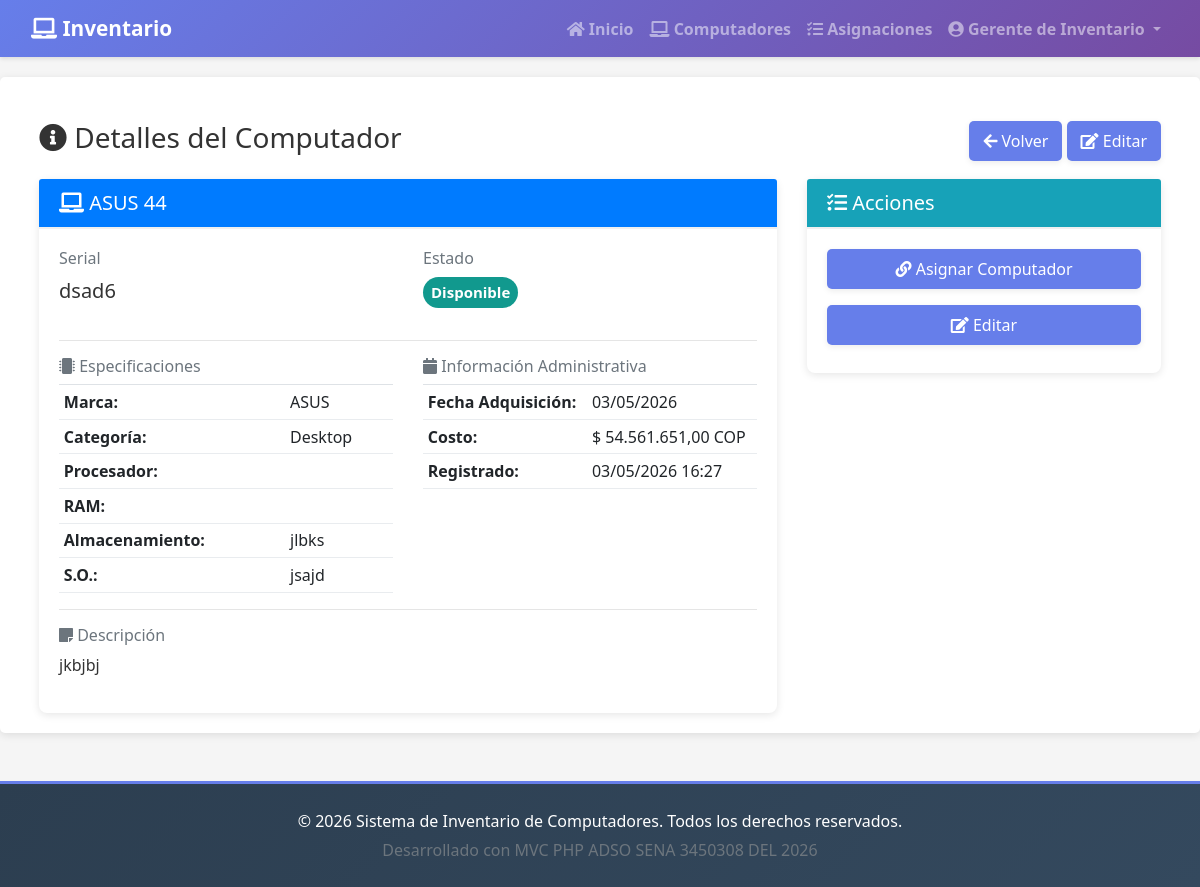
The page /?controller=computador&action=view&id=1 (signed in) on the database its author committed.
### tables this page shows
CREATE TABLE computadores (
    id INTEGER PRIMARY KEY AUTOINCREMENT,
    serial TEXT NOT NULL UNIQUE,
    marca_id INTEGER NOT NULL,
    categoria_id INTEGER NOT NULL,
    modelo TEXT NOT NULL,
    procesador TEXT,
    ram TEXT,
    almacenamiento TEXT,
    so TEXT,
    estado TEXT DEFAULT 'disponible',
    descripcion TEXT,
    fecha_adquisicion DATE,
    costo DECIMAL(10,2),
    costo_moneda TEXT DEFAULT 'COP',
    fecha_creacion DATETIME DEFAULT CURRENT_TIMESTAMP,
    usuario_creacion_id INTEGER,
    FOREIGN KEY (marca_id) REFERENCES marcas(id),
    FOREIGN KEY (categoria_id) REFERENCES categorias(id),
    FOREIGN KEY (usuario_creacion_id) REFERENCES usuarios(id)
);

CREATE TABLE marcas (
    id INTEGER PRIMARY KEY AUTOINCREMENT,
    nombre TEXT NOT NULL UNIQUE
);

CREATE TABLE categorias (
    id INTEGER PRIMARY KEY AUTOINCREMENT,
    nombre TEXT NOT NULL UNIQUE
);

### controller/BaseController.php (called while the page is built, shortened)
<?php
abstract class BaseController
{
    public function __construct(array $config, PDO $connection)
    {
        $this->connection = $connection;
    }
    protected function render(string $viewPath, array $data = []): void
    {
        extract($data, EXTR_SKIP);
        $fullViewPath = dirname(__DIR__) . '/view/' . $viewPath . '.php';
        require dirname(__DIR__) . '/view/partials/header.php';
        require $fullViewPath;
        require dirname(__DIR__) . '/view/partials/footer.php';
    }
}

### controller/Computador/ComputadorController.php (called while the page is built, shortened)
<?php
class ComputadorController extends DashboardController
{
    public function view(): void
    {
        $id = $_GET['id'] ?? null;
        $computadorModel = new ComputadorModel($this->connection);
        $asignacionModel = new AsignacionModel($this->connection);
        $computador = $computadorModel->obtenerPorId((int) $id);
        $asignaciones = $asignacionModel->obtenerPorComputador((int) $id);
        $this->render('computador/view', [
            'computador' => $computador,
            'asignaciones' => $asignaciones,
            'rol' => $_SESSION['usuario_rol'] ?? ''
        ]);
    }
}

### bootstrap.php (called while the page is built, shortened)
<?php
spl_autoload_register(static function (string $class): void {
    $base = __DIR__;
    $paths = [
        $base . '/lib/' . $class . '.php',
        $base . '/controller/' . $class . '.php',
        $base . '/model/' . $class . '.php',
        $base . '/controller/Auth/' . $class . '.php',
        $base . '/controller/Dashboard/' . $class . '.php',
        $base . '/controller/Computador/' . $class . '.php',
        $base . '/controller/Asignacion/' . $class . '.php',
        $base . '/controller/Usuario/' . $class . '.php',
        $base . '/model/Usuario/' . $class . '.php',
        $base . '/model/Computador/' . $class . '.php',
        $base . '/model/Asignacion/' . $class . '.php',
    ];
    foreach ($paths as $file) {
        if (file_exists($file)) {
            return;
        }
    }
});
$config = require __DIR__ . '/lib/conf/config.php';
$connection = Database::getConnection($config);
$action = strtolower((string) ($_GET['action'] ?? 'index'));
$id = isset($_GET['id']) ? (int) $_GET['id'] : null;
$controller = new $controllerClass($config, $connection);
$id !== null ? $controller->{$action}($id) : $controller->{$action}();

### web/index.php (called while the page is built, shortened)
<?php
require dirname(__DIR__) . '/bootstrap.php';

### model/BaseModel.php (called while the page is built, shortened)
<?php
abstract class BaseModel
{
    public function __construct(PDO $connection)
    {
        $this->connection = $connection;
    }
}

### model/Computador/ComputadorModel.php (called while the page is built, shortened)
<?php
class ComputadorModel extends BaseModel
{
    public function obtenerPorId(int $id): ?array
    {
        $sql = 'SELECT c.*, m.nombre as marca_nombre, cat.nombre as categoria_nombre
                FROM computadores c
                LEFT JOIN marcas m ON c.marca_id = m.id
                LEFT JOIN categorias cat ON c.categoria_id = cat.id
                WHERE c.id = :id';
        $stmt = $this->connection->prepare($sql);
        $stmt->execute([':id' => $id]);
        return $stmt->fetch() ?: null;
    }
}

### view/computador/view.php (the view, shortened to what this page needs)
<div class="container-fluid mt-4">
    <div class="row mb-3">
        <div class="col-md-8">
            <h3><i class="fas fa-info-circle"></i> Detalles del Computador</h3>
        </div>
        <div class="col-md-4 text-right">
            <a href="?controller=computador&action=index" class="btn btn-secondary">
                <i class="fas fa-arrow-left"></i> Volver
            </a>
            <?php if (in_array($rol, ['admin', 'empleado'])): ?>
            <a href="?controller=computador&action=edit&id=<?= $computador['id'] ?>" class="btn btn-warning">
                <i class="fas fa-edit"></i> Editar
            </a>
            <?php endif; ?>
        </div>
    </div>
    <div class="row">
        <div class="col-md-8">
            <div class="card">
                <div class="card-header bg-primary text-white">
                    <h5 class="mb-0">
                        <i class="fas fa-laptop"></i>
                        <?= htmlspecialchars($computador['marca_nombre'] ?? 'N/A') ?>
                        <?= htmlspecialchars($computador['modelo']) ?>
                    </h5>
                </div>
                <div class="card-body">
                    <div class="row mb-3">
                        <div class="col-md-6">
                            <h6 class="text-muted">Serial</h6>
                            <p class="lead"><?= htmlspecialchars($computador['serial']) ?></p>
                        </div>
                        <div class="col-md-6">
                            <h6 class="text-muted">Estado</h6>
                            <p class="lead">
                                <?php
                                    $badgeClass = match($computador['estado']) {
                                        'disponible' => 'badge-success',
                                        'asignado' => 'badge-warning',
                                        'mantenimiento' => 'badge-danger',
                                        'fuera_uso' => 'badge-secondary',
                                        default => 'badge-info'
                                    };
                                ?>
                                <span class="badge <?= $badgeClass ?> p-2">
                                    <?= ucfirst(str_replace('_', ' ', $computador['estado'])) ?>
                                </span>
                            </p>
                        </div>
                    </div>
                    <hr>
                    <div class="row">
                        <div class="col-md-6">
                            <h6 class="text-muted mb-2"><i class="fas fa-microchip"></i> Especificaciones</h6>
                            <table class="table table-sm">
                                <tr>
                                    <td><strong>Marca:</strong></td>
                                    <td><?= htmlspecialchars($computador['marca_nombre'] ?? 'N/A') ?></td>
                                </tr>
                                <tr>
                                    <td><strong>Categoría:</strong></td>
                                    <td><?= htmlspecialchars($computador['categoria_nombre'] ?? 'N/A') ?></td>
                                </tr>
                                <tr>
                                    <td><strong>Procesador:</strong></td>
                                    <td><?= htmlspecialchars($computador['procesador'] ?? 'N/A') ?></td>
                                </tr>
                                <tr>
                                    <td><strong>RAM:</strong></td>
                                    <td><?= htmlspecialchars($computador['ram'] ?? 'N/A') ?></td>
                                </tr>
                                <tr>
                                    <td><strong>Almacenamiento:</strong></td>
                                    <td><?= htmlspecialchars($computador['almacenamiento'] ?? 'N/A') ?></td>
                                </tr>
                                <tr>
                                    <td><strong>S.O.:</strong></td>
                                    <td><?= htmlspecialchars($computador['so'] ?? 'N/A') ?></td>
                                </tr>
                            </table>
                        </div>
                        <div class="col-md-6">
                            <h6 class="text-muted mb-2"><i class="fas fa-calendar"></i> Información Administrativa</h6>
                            <table class="table table-sm">
                                <tr>
                                    <td><strong>Fecha Adquisición:</strong></td>
                                    <td><?= $computador['fecha_adquisicion'] ? date('d/m/Y', strtotime($computador['fecha_adquisicion'])) : 'N/A' ?></td>
                                </tr>
                                <tr>
                                    <td><strong>Costo:</strong></td>
                                    <td><?= $computador['costo'] ? '$ ' . number_format($computador['costo'], 2, ',', '.') : 'N/A' ?> COP</td>
                                </tr>
                                <tr>
                                    <td><strong>Registrado:</strong></td>
                                    <td><?= date('d/m/Y H:i', strtotime($computador['fecha_creacion'])) ?></td>
                                </tr>
                            </table>
                        </div>
                    </div>
                    <?php if (!empty($computador['descripcion'])): ?>
                    <hr>
                    <div>
                        <h6 class="text-muted mb-2"><i class="fas fa-sticky-note"></i> Descripción</h6>
                        <p><?= nl2br(htmlspecialchars($computador['descripcion'])) ?></p>
                    </div>
                    <?php endif; ?>
                </div>
            </div>
        </div>
        <div class="col-md-4">
            <div class="card mb-3">
                <div class="card-header bg-info text-white">
                    <h5 class="mb-0"><i class="fas fa-tasks"></i> Acciones</h5>
                </div>
                <div class="card-body">
                    <?php if ($computador['estado'] === 'disponible' && in_array($rol, ['admin', 'empleado'])): ?>
                    <a href="?controller=asignacion&action=create" class="btn btn-primary btn-block mb-2">
                        <i class="fas fa-link"></i> Asignar Computador
                    </a>
                    <?php endif; ?>
                    <?php if (in_array($rol, ['admin', 'empleado'])): ?>
                    <a href="?controller=computador&action=edit&id=<?= $computador['id'] ?>" class="btn btn-warning btn-block mb-2">
                        <i class="fas fa-edit"></i> Editar
                    </a>
                    <?php endif; ?>
                </div>
            </div>
        </div>
    </div>
</div>

### rows shown on the page
computadores: marca.nombre "ASUS", modelo "44", serial "dsad6", estado "Disponible", categoria.nombre "Desktop", almacenamiento "jlbks", so "jsajd", fecha_adquisicion "03/05/2026", costo "54.561.651,00", fecha_creacion "03/05/2026 16:27", descripcion "jkbjbj"

### other values the page prints
$_SESSION['usuario_nombre'] "Gerente de Inventario"
